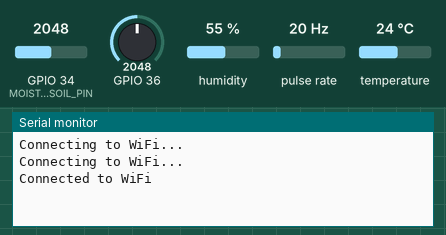
Recording of a sketch running on a simulated ESP32. Shown: the last lines printed to the serial monitor. Wiring (inferred from the names in the program): pulse sensor: data GPIO 12. The inputs (shaded band) are chosen by the test bench; at power-on: pulse rate 20 Hz, temperature 24 °C, GPIO 34 (MOISTURE_SOIL_PIN) = 2048, GPIO 36 = 2048, humidity 55 %. WiFi joins after 1.5 s; servers stay silent unless stated; uploads are accepted with an empty reply; the local clock reads 2024-03-15 10:24:30 at power-on unless the sketch sets it.

Above: at 3.2 s.
3.3 s: pulse rate (sensor on GPIO 12) set to 4 Hz
At 6.4 s:
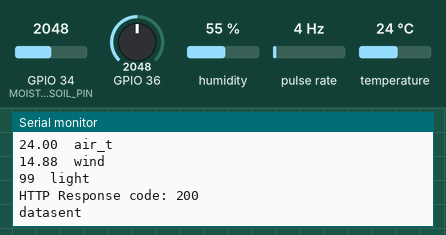
6.5 s: temperature set to 12 °C
8.0 s: GPIO 34 (MOISTURE_SOIL_PIN) set to 2866
9.5 s: GPIO 36 set to 2866
At 10.8 s:
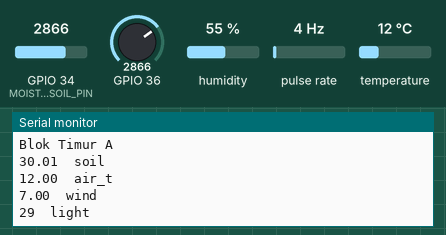
11.0 s: pulse rate (sensor on GPIO 12) set to 50 Hz
At 12.2 s:
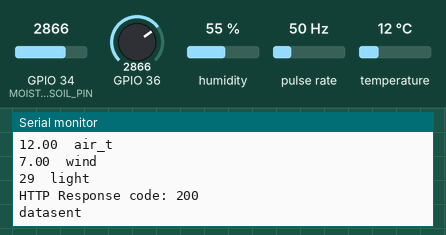

The sketch:

FIRMWARE-FARM.ino
```cpp
#include <DHT.h>
#include <WiFi.h>
#include <HTTPClient.h>
#include <time.h>

#define DHTPIN 27
#define DHTTYPE DHT22

#define MOISTURE_SOIL_PIN 34

#define LDR_PIN 35
const float GAMMA = 0.7;
const float RL10 = 50;

#define ANEMO_PIN 12
volatile int countertickwind = 0;
float settingwindspeed = 0.0875;

#define NTP_SERVER "pool.ntp.org"
#define UTC_OFFSET 25200
#define UTC_OFFSET_DST 0


struct SensorReadings {
    float soil_moisture;
    float air_temperature;
    float wind_speed;
    int sunlight_intensity;
};

struct SensorData {
    String sensor_code;
    String location;
    String timestamp;
    SensorReadings data;
};

SensorData sensordata;
bool state = false;
unsigned long lastUpdateTime0 = 0;
unsigned long lastUpdateTime1 = 0;
int interval0 = 5000;
int interval1 = 5000;


void core1Task(void *parameter) {
  while (1) {
     if (state && millis() - lastUpdateTime1 >= interval1) {
        sendSensorData();
        resetValues();
        lastUpdateTime1 = millis();
     }
    vTaskDelay(1000 );
  }
}

void core0Task(void *parameter) {
    while (1) {
        if (millis() - lastUpdateTime0 >= interval0) {
            sensordata.timestamp = printLocalTime();
            sensordata.sensor_code = "FF-001";
            sensordata.location = "Blok Timur A";
            sensordata.data.soil_moisture = readSoilMoisture();
            sensordata.data.air_temperature = readAirTemperature();
            sensordata.data.wind_speed = counterwindspeed(countertickwind);
            sensordata.data.sunlight_intensity = readSunlightIntensity();


            Serial.println(sensordata.timestamp);
            Serial.println(sensordata.sensor_code);
            Serial.println(sensordata.location);
            Serial.print(sensordata.data.soil_moisture);      Serial.println("  soil");
            Serial.print(sensordata.data.air_temperature);    Serial.println("  air_t");
            Serial.print(sensordata.data.wind_speed);         Serial.println("  wind");
            Serial.print(sensordata.data.sunlight_intensity); Serial.println("  light");
            state = true;
            lastUpdateTime0 = millis();
        }
        vTaskDelay(1000);
    }
}

void IRAM_ATTR anemoISR() {
    countertickwind++;
}

void setup() {
    Serial.begin(9600);
    xTaskCreatePinnedToCore(core1Task, "Core1Task", 4000, NULL, 1, NULL, 1); // Reduce stack size to 4000 bytes
    xTaskCreatePinnedToCore(core0Task, "Core0Task", 4000, NULL, 1, NULL, 0); // Reduce stack size to 4000 bytes

    WiFi.begin("Wokwi-GUEST", "");
    while (WiFi.status() != WL_CONNECTED) {
        delay(1000);
        Serial.println("Connecting to WiFi...");
    }
    Serial.println("Connected to WiFi");


    pinMode(ANEMO_PIN, INPUT);
    pinMode(DHTPIN, INPUT);
    pinMode( LDR_PIN,INPUT);
    pinMode( MOISTURE_SOIL_PIN,INPUT);


    attachInterrupt(digitalPinToInterrupt(ANEMO_PIN), anemoISR, FALLING);

    configTime(UTC_OFFSET, UTC_OFFSET_DST, NTP_SERVER);
    printLocalTime();
}

void loop() {
    delay(1);
}

float counterwindspeed(int tick) {
   return settingwindspeed * tick *interval1/1000;
}

float readSoilMoisture() {
    return 100.0 - ((analogRead(MOISTURE_SOIL_PIN) / 4095.0) * 100.0);
}

float readAirTemperature() {
    DHT dht(DHTPIN, DHTTYPE);
    return dht.readTemperature();
}

int readSunlightIntensity() {
  int analogValue = analogRead(A0);
  float voltage = analogValue / 4096. * 5;
  float resistance = 2000 * voltage / (1 - voltage / 5);
  float lux = pow(RL10 * 1e3 * pow(10, GAMMA) / resistance, (1 / GAMMA));
  return lux ;
}


String printLocalTime() {
    struct tm timeinfo;
    if (!getLocalTime(&timeinfo)) {
        Serial.println("Failed to obtain time");
        return "";
    }

    char timeStr[20];
    sprintf(timeStr, "%04d-%02d-%02d %02d:%02d:%02d",
            timeinfo.tm_year + 1900,
            timeinfo.tm_mon + 1,
            timeinfo.tm_mday,
            timeinfo.tm_hour,
            timeinfo.tm_min,
            timeinfo.tm_sec);
    return String(timeStr);
}

void sendSensorData() {
    HTTPClient http;

    http.begin("https://cisea.bukitasam.co.id/api-iot/api/v1/iot/iot-test/post");
    http.addHeader("Content-Type", "application/json");

    String jsonData = "{\"sensor_code\":\"" + sensordata.sensor_code + "\",";
    jsonData += "\"location\":\"" + sensordata.location + "\",";
    jsonData += "\"timestamp\":\"" + sensordata.timestamp + "\",";
    jsonData += "\"data\":{\"soil_moisture\":" + String(sensordata.data.soil_moisture, 2) + ",";
    jsonData += "\"air_temperature\":" + String(sensordata.data.air_temperature, 2) + ",";
    jsonData += "\"wind_speed\":" + String(sensordata.data.wind_speed, 2) + ",";
    jsonData += "\"sunlight_intensity\":" + String(sensordata.data.sunlight_intensity) + "}}";

    int httpResponseCode = http.POST(jsonData);

    if (httpResponseCode > 0) {
        String response = http.getString();
        Serial.println("HTTP Response code: " + String(httpResponseCode));
        Serial.println(response);
    } else {
        Serial.println("Error sending data");
    }

    http.end();
    Serial.println("datasent");
}

void resetValues() {
    state = false;
    sensordata.timestamp = "NULL";
    sensordata.data.soil_moisture = 0 ;
    sensordata.data.air_temperature = 0 ;
    countertickwind = 0 ;
    sensordata.data.sunlight_intensity = 0 ;
}
```

Measured:
- after the input at 3.3 s, the serial monitor: prints a new line after 1.7 s (image 1)
- after the input at 9.5 s, the serial monitor: prints a new line after 0.56 s (image 2)
